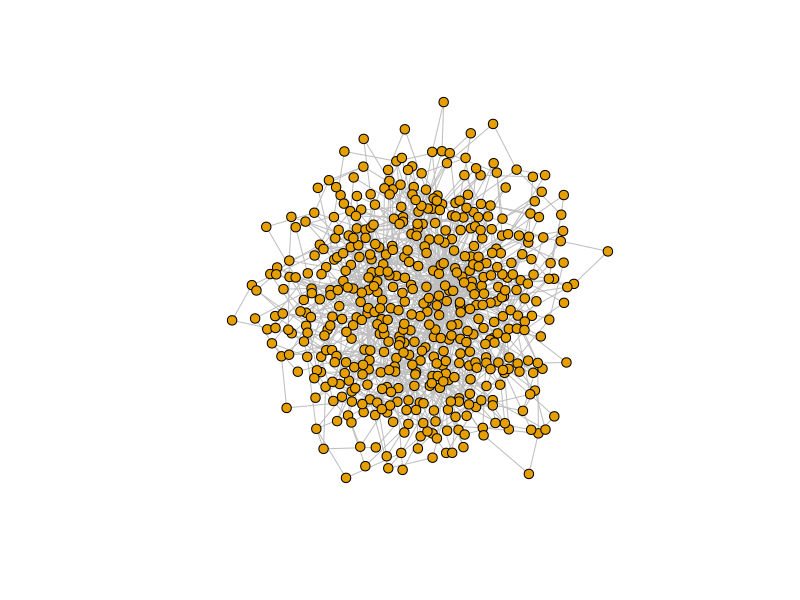
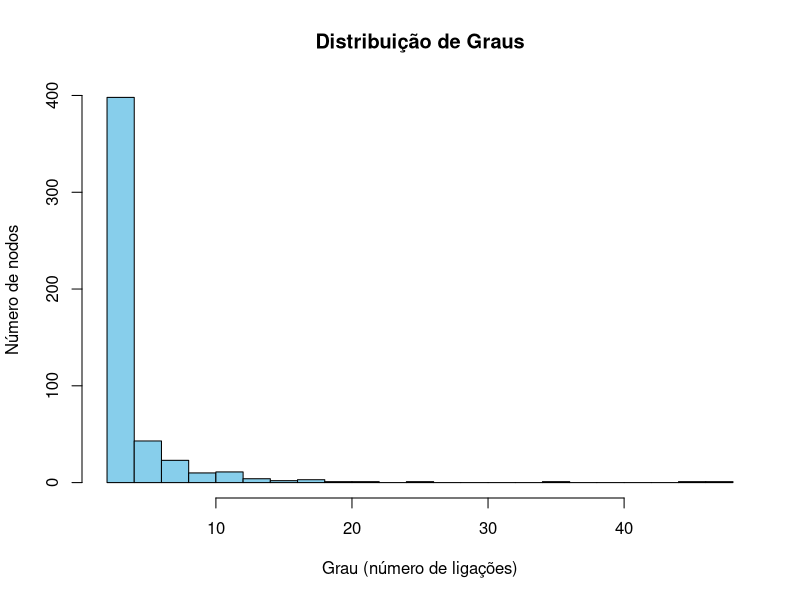
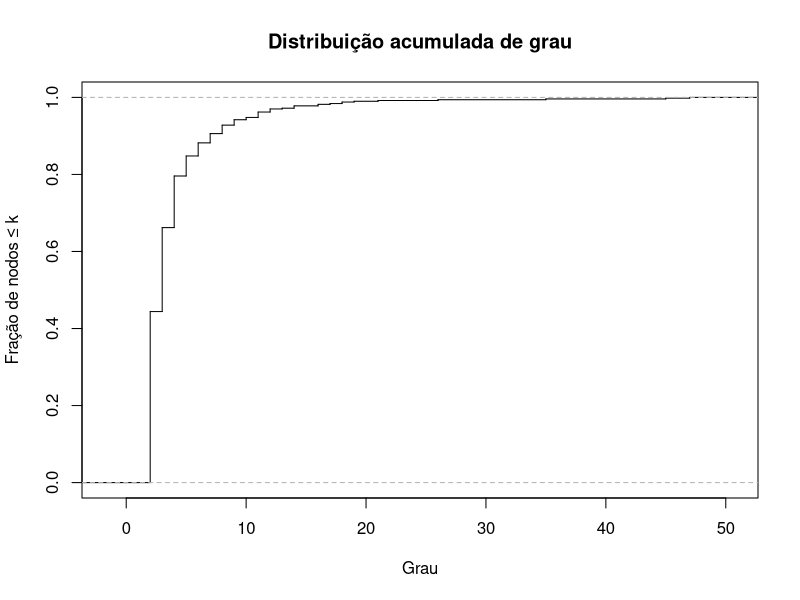
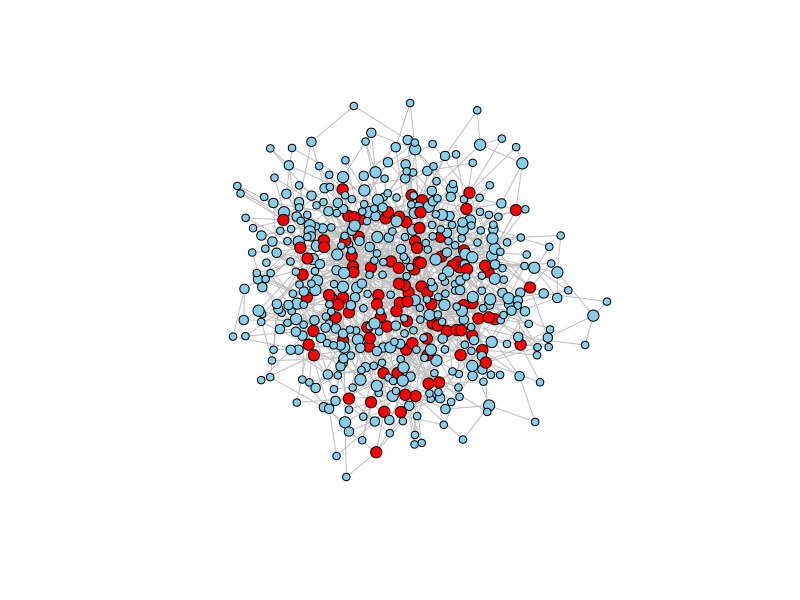

The R source for these figures, in order:
# install.packages("igraph")
library(igraph)

# Leitura dos dados e construção do grafo
dados <- read.table("trab.txt")
g <- graph_from_data_frame(dados, directed = FALSE)
g


## Parte I

#a)
# Dimensão/Número de nodos -> 113
N_nod <- vcount(g)

# Número de ligações -> 2196
N_lig  <- ecount(g)

# Densidade -> 0.3470291 -> relativamente densa
den <- edge_density(g)

#b)

# Grau e estatísticas
grau <- degree(g)
mean(grau); median(grau); quantile(grau)

# Estatísticas
# Média -> 38.86726
# Mediana -> 37
# Quantis -> Q1:37 ; Q2:37 ; Q3:50

# Distribuição ???????

# Heterogeneidade -> 1.222905 -> Ligeiramente Heterogénia
mean(grau^2)/mean(grau)^2

# Existência de hubs
# Podemos concluir que existem hubs moderados mas nada extremo


#c)

# Associação de Grau -> -0.1225804 -> Ligeiramente Disassortativa (nodos de grau elevado tendem a ligar-se a nodos de grau baixo)
assortativity_degree(g)


#d)

# Distância entre nodos -> 1.65629 -> a maioria dos nodos está ligada diretamente ou por um intermediário (raramente por 2 intermediários)
mean_distance(g)


#e)

# Clustering global -> 0.4952046 -> triângulos são frequentes
transitivity(g, type="global")

# Clustering Local ?????????
transitivity(g, type="local") # n sei interpretar


#f)

# Core -> núcleos/centros das ligações (acho eu)
core <- coreness(g)
table(core)


#g) "Elabore um pequeno texto com comentários adicionais que considere pertinentes."

#1 A rede estudada apresenta um conjunto de nodos que ajudam a caracterizar a dinâmica social da festa.
#2 É uma rede densa (elevada conecção entre nodos).
#3 É globalmente conectada e compacta (distância reduzida entre nodos).
#4 Possui clustering elevado (abundância de triângulos).
#5 É ligeiramente heterogénia (existência de alguns nodos com grau muito superior à média).
#6 É dissortativa (tendência para nodos de grau elevado).
#7 No conjunto, trata-se de uma rede altamente conectada, com hubs moderados,
#7 forte coesão local e grande eficiência global.

#h) "Tendo em conta o contexto, identifique algumas características/o papel de alguns dos presentes na festa. Justifique."

#1 Os nodos com grau mais  elevado representão as pessoas na festa mais sociáveis .
#1 (possivelmente anfitriões). Estes individuos têm múltiplas ligações entre si e 
#1 integram vários triângulos.
#2 Existem nodos que se destacam pela 'betweenness' desempenham o papel de conectores sociais entre grupos.
#3 Os graus dos nodos das pessoas na festa sugerem participação social regular.
#4 Os nodos de grau mais baixo, representão pessoas com menor participação social
#4 (possivelmente chegaram atrasados ou não são tão sociáveis).
#5 A rede apresenta elevada conectividade global, forte coesão local e uma estrutura
#5 social típica de eventos com vários grupos de amigos. Conseguimos observar 
#5 papéis sociais na rede dependendo do grau dos nodos e conectividade entre nodos.

### Parte II

############
#### Q1 ####
############

# Modelo Preferential-Attachment
# n(odes) = 500 nodos
# e(dges) = 1000 ligacoes
set.seed(5158)
rede <- sample_pa(n = 500, power = 1, m = 2, directed = FALSE)

ecount(rede)

vcount(rede)

plot(rede, vertex.size = 5, vertex.label = NA, edge.color = "grey")

# i) determine a densidade e classifique a rede;
# Bastante esparsa com densidade 0.008
densidade_pa <- edge_density(rede)

# ii) indique se a rede é conexa;
# TRUE
is_connected(rede)

# iii) - obtenha o grau médio e a distribuição de grau.
# Caracterize a distribuição de grau (mediana, quartis, etc.) e comente;
graus <- degree(rede)

avg_grau <- mean(graus)
summary(graus)

# Difícil visualização
hist(graus, breaks = 30, col = "skyblue",
     main = "Distribuição de Graus",
     xlab = "Grau (número de ligações)",
     ylab = "Número de nodos")

# Calcular distribuição acumulada
graus_sorted <- sort(graus)
cdf <- ecdf(graus_sorted)

# Plot CDF
plot(cdf, main = "Distribuição acumulada de grau",
     xlab = "Grau", ylab = "Fração de nodos ≤ k",
     verticals = TRUE, do.points = FALSE)


# iv) - calcule o parâmetro de heterogeneidade. 
# Indique o que pode concluir quanto à existência de hubs;
grau_medio <- mean(graus)
grau2_medio <- mean(graus^2)

H <- grau2_medio / (grau_medio^2) # H = 2.13!

Q3 <- quantile(graus, 0.75)
sum(graus > Q3)        # número de nodos acima de Q3
sum(graus > Q3) / length(graus) * 100  # percentual da rede

sum(graus > 10)
sum(graus > 10) / length(graus) * 100
hubs <- graus > 10


layout <- layout_with_fr(rede, niter = 2000, area = vcount(rede)^2 * 50)
vertex_sizes <- pmin(graus + 2, 6)  # limita tamanho máximo
plot(rede, layout = layout,
     vertex.size = vertex_sizes,
     vertex.color = ifelse(graus > quantile(graus, 0.75), "red", "skyblue"),
     vertex.label = NA,
     edge.color = "grey",
     margin = 0)

# v) estude a associação de grau e indique o que poderá concluir-se;

assor <- assortativity_degree(rede, directed=FALSE)
assor # r < 0 é disassociativa, logo os hubs não estão conetados entre si.

# vi) - determine a média dos comprimentos dos caminhos mais curtos e 
# o diâmetro da rede. Indique o que pode concluir-se quanto à distância média;

avg_path <- mean_distance(rede, directed = FALSE)
avg_path

diam <- diameter(rede, directed = FALSE)
diam

# vii) - determine os coeficientes de clustering da rede. 
# Diga o que pode concluir-se quanto à existência de triângulos.
clust_media <- transitivity(rede, type = "average")
clust_media
